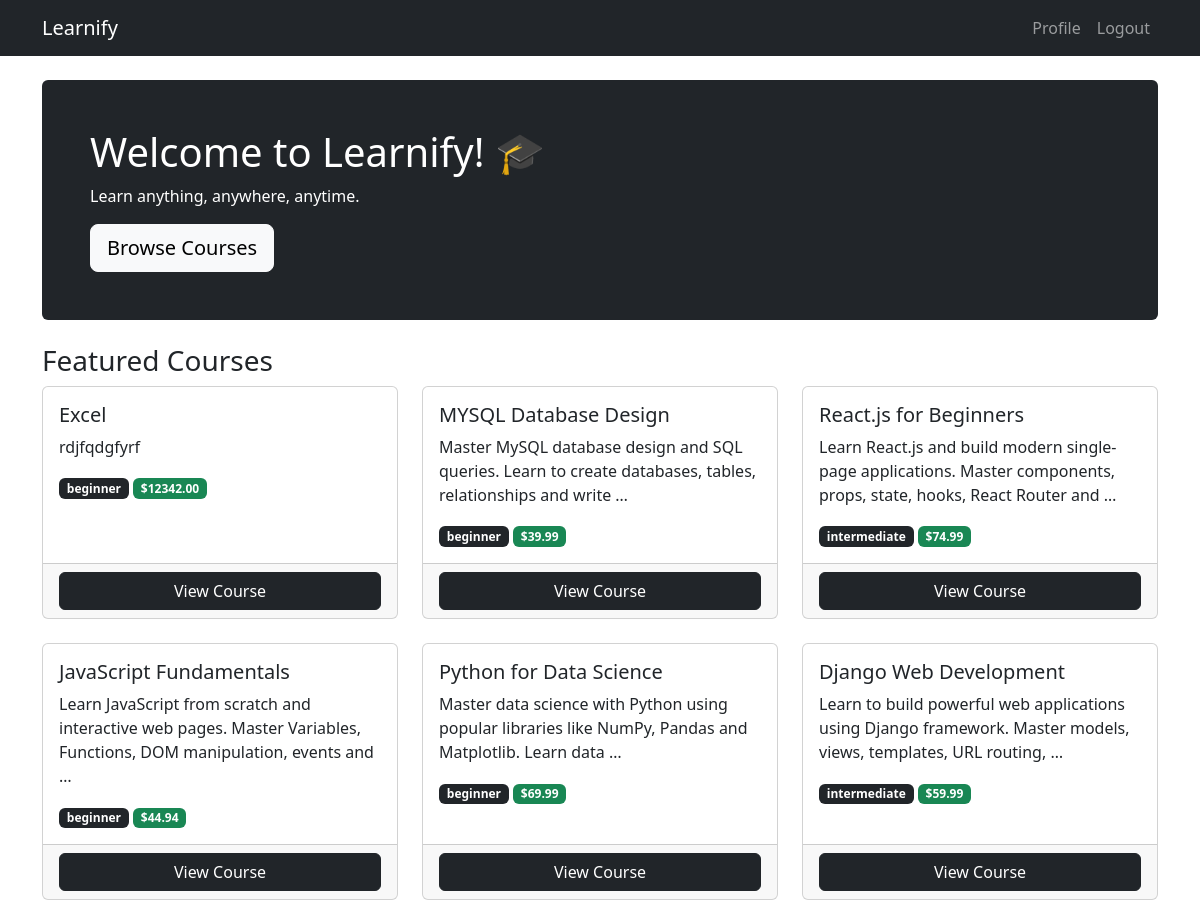
Page /dashboard/ (signed in) on the committed database.
### courses/models.py (models this page shows, shortened)
class Course(models.Model):
    LEVEL_CHOICES = (
        ('beginner', 'Beginner'),
        ('intermediate', 'Intermediate'),
        ('advanced', 'Advanced'),
    )
    STATUS_CHOICES = (
        ('draft', 'Draft'),
        ('published', 'Published'),
    )
    title = models.CharField(max_length=200)
    description = models.TextField()
    category = models.ForeignKey(Category,
                                on_delete=models.CASCADE,
                                related_name='courses')
    instructor = models.ForeignKey(CustomUser,
                                  on_delete=models.CASCADE,
                                  related_name='courses')
    price = models.DecimalField(max_digits=10, decimal_places=2)
    thumbnail = models.ImageField(upload_to='course_thumbnails/',
                                 blank=True, null=True)
    level = models.CharField(max_length=20,
                            choices=LEVEL_CHOICES,
                            default='beginner')
    status = models.CharField(max_length=20,
                             choices=STATUS_CHOICES,
                             default='draft')
    created_at = models.DateTimeField(auto_now_add=True)
    updated_at = models.DateTimeField(auto_now=True)

### courses/views.py (the view)
# urls.py: path('', views.home, name='home'),
def home(request):
    courses = Course.objects.filter(
                status='published').order_by('-created_at')[:6]
    categories = Category.objects.all()
    return render(request, 'courses/home.html', {
        'courses': courses,
        'categories': categories
    })

### templates/courses/home.html (shortened to what this page needs)
{% extends 'base.html' %}
{% block content %}
<div class="jumbotron bg-dark text-white p-5 rounded mb-4">
    <h1>Welcome to Learnify! 🎓</h1>
    <p>Learn anything, anywhere, anytime.</p>
    <a href="{% url 'course_list' %}"
       class="btn btn-light btn-lg">Browse Courses</a>
</div>
<h3>Featured Courses</h3>
<div class="row">
    {% for course in courses %}
    <div class="col-md-4 mb-4">
        <div class="card h-100">
            <div class="card-body">
                <h5 class="card-title">{{ course.title }}</h5>
                <p class="card-text">
                    {{ course.description|truncatewords:15 }}
                </p>
                <span class="badge bg-dark">
                    {{ course.level }}
                </span>
                <span class="badge bg-success">
                    ${{ course.price }}
                </span>
            </div>
            <div class="card-footer">
                <a href="{% url 'course_detail' course.pk %}"
                   class="btn btn-dark w-100">View Course</a>
            </div>
        </div>
    </div>
    {% empty %}
    <p>No courses available yet.</p>
    {% endfor %}
</div>
{% endblock %}

### rows in the picture
Course: title "Excel", description "rdjfqdgfyrf", level "beginner", price "12342.00"
Course: title "MYSQL Database Design", description "Master MySQL database design and SQL queries. Learn to create databases, tables, relationships and write …", level "beginner", price "39.99"
Course: title "React.js for Beginners", description "Learn React.js and build modern single-page applications. Master components, props, state, hooks, React Router and …", level "intermediate", price "74.99"
Course: title "JavaScript Fundamentals", description "Learn JavaScript from scratch and interactive web pages. Master Variables, Functions, DOM manipulation, events and …", level "beginner", price "44.94"
Course: title "Python for Data Science", description "Master data science with Python using popular libraries like NumPy, Pandas and Matplotlib. Learn data …", level "beginner", price "69.99"
Course: title "Django Web Development", description "Learn to build powerful web applications using Django framework. Master models, views, templates, URL routing, …", level "intermediate", price "59.99"
